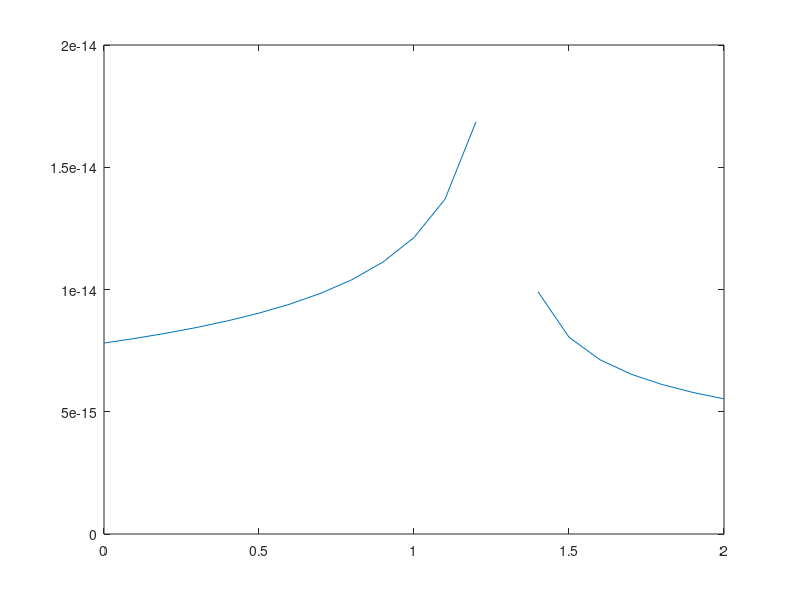

Reproduce this figure in MATLAB.
aj=1e-4
m=0.6
e=8.85e-12;
q=1.6e-19;
nd=1.12e10;
vd=0:0.1:2;
for vbi=[0.7 1 1.3]
    a=sqrt((e.*q.*nd)./(2.*vbi));
    cjo=aj*a;
    b=sqrt((1-(vd./vbi)).^m)
    cj=cjo./b
    plot(vd,cj)
end